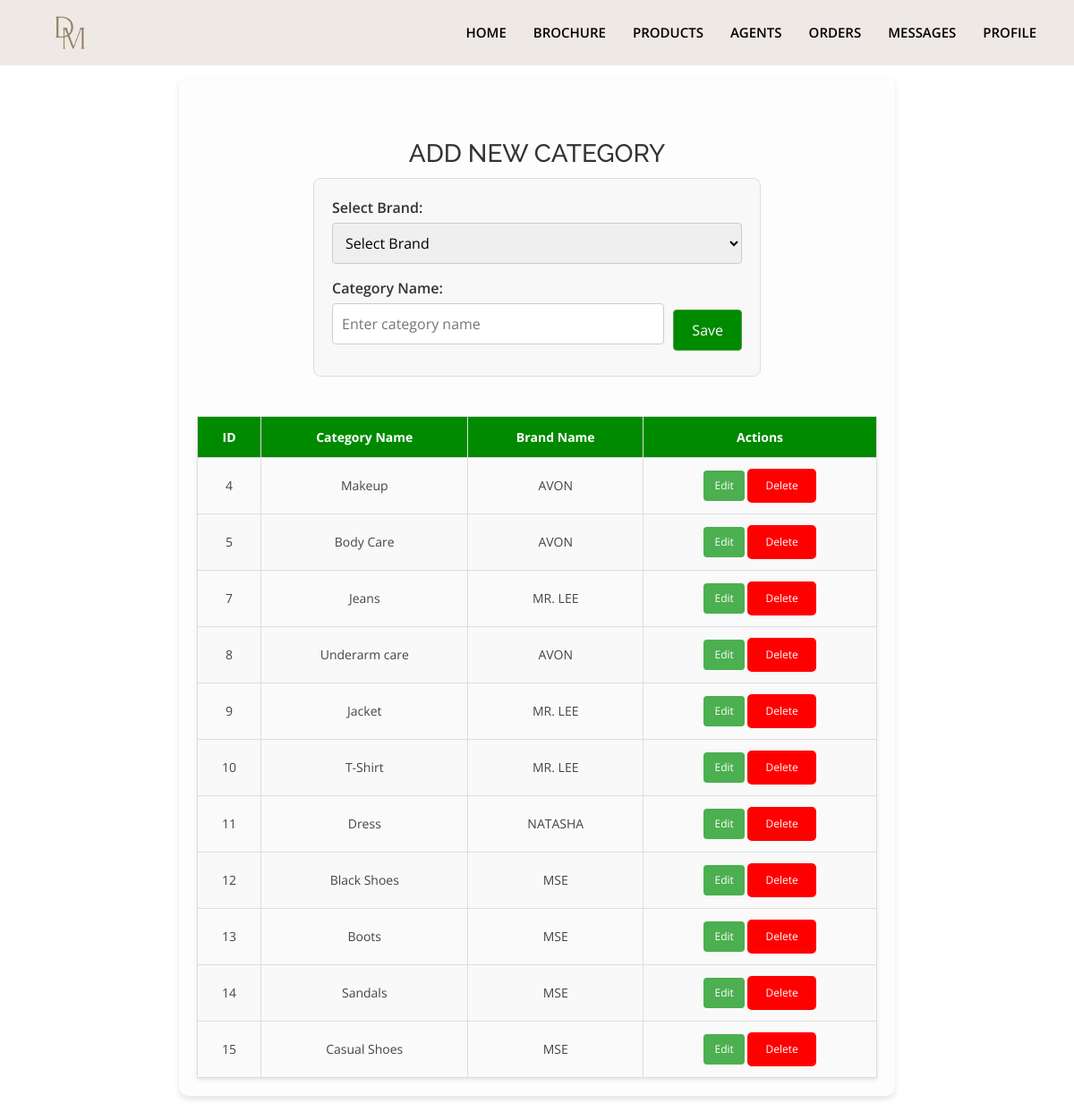
Screenshot of /add_category.php with the database file from the repository.
### tables this page shows
CREATE TABLE `categories` (
  `category_id` int(11) NOT NULL,
  `brand_id` int(11) NOT NULL,
  `category_name` varchar(100) NOT NULL
);

CREATE TABLE `brands` (
  `brand_id` int(11) NOT NULL,
  `brand_name` varchar(100) NOT NULL
);

### add_category.php (the view, shortened to what this page needs)
<?php
include('database/db_connect.php');
function fetchCategories($pdo) {
    $categories = array();
    $sql = "SELECT c.category_id, c.category_name, b.brand_name
            FROM categories c
            JOIN brands b ON c.brand_id = b.brand_id";
    try {
        $stmt = $pdo->query($sql);
        while ($row = $stmt->fetch(PDO::FETCH_ASSOC)) {
            $categories[] = $row;
        }
    } catch (PDOException $e) {
        die("Database query failed: " . $e->getMessage());
    }
    return $categories;
}
$categories = fetchCategories($pdo);
?>
<!DOCTYPE html>
<html lang="en">
<head>
  <link href="assets/vendor/aos/aos.css" rel="stylesheet">
  <link href="assets/vendor/bootstrap/css/bootstrap.min.css" rel="stylesheet">
  <link href="assets/vendor/bootstrap-icons/bootstrap-icons.css" rel="stylesheet">
  <link href="assets/vendor/boxicons/css/boxicons.min.css" rel="stylesheet">
  <link href="assets/vendor/glightbox/css/glightbox.min.css" rel="stylesheet">
  <link href="assets/vendor/remixicon/remixicon.css" rel="stylesheet">
  <link href="assets/vendor/swiper/swiper-bundle.min.css" rel="stylesheet">
  <link href="assets/css/admin.css" rel="stylesheet">
</head>
<body>
  <?php
    include 'admin_header.php';
  ?>
<main id="main">
    <section>
        <div class="admin-container">
            <h2 style="text-align: center; margin-top: 50px; margin-bottom: 10px;">ADD NEW CATEGORY</h2>
            <form id="category-form" method="post" action="add_category.php">
                <label for="brand-id">Select Brand:</label>
                <select id="brand-id" name="brand_id" required>
                    <option value="">Select Brand</option>
                </select>
                <label for="category-name">Category Name:</label>
                <div class="input-wrapper">
                    <input type="text" id="category-name" name="category_name" placeholder="Enter category name" required>
                    <button type="submit" name="addCategory" style="float: right; background-color: #008a00; color: #fff; border-radius: 4px; border: 1px solid #45a049;" onclick="return confirm('Are you sure you want to add this category?') && confirmSuccessMessage();">Save</button>
                </div>
            </form>
            <br>
            <table id="category-table">
                <thead>
                    <tr>
                        <th>ID</th>
                        <th>Category Name</th>
                        <th>Brand Name</th>
                        <th>Actions</th>
                    </tr>
                </thead>
                <tbody>
                    <?php foreach ($categories as $category): ?>
                        <tr>
                            <td><?= $category['category_id']; ?></td>
                            <td><?= $category['category_name']; ?></td>
                            <td><?= $category['brand_name']; ?></td>
                            <td>
                                <button class="edit-btn">Edit</button>
                                <form action="add_category.php" method="post" style="display: inline;">
                                    <button type="submit" class="delete-btn" style="background-color: red; color: white;" onclick="return confirm('Are you sure you want to delete this category?') && confirmDeleteMessage();">Delete</button>
                                </form>
                            </td>
                        </tr>
                    <?php endforeach; ?>
                </tbody>
            </table>
        </div>
    </section>
  </main>
</body>
</html>

### assets/css/admin.css (style rules this page uses)
body { font-family: "Open Sans", sans-serif; color: #444444; }
h1, h2, h3, h4, h5, h6 { font-family: "Raleway", sans-serif; }
main { padding: 20px; }
button { background-color: #4CAF50; color: #000; padding: 10px 15px; border-radius: 5px; border: 2px solid #008a00; cursor: pointer; }
h2 { color: #2c3e50; margin-top: 30px; margin-bottom: 15px; }
table { width: 100%; border-collapse: collapse; margin-top: 20px; }
table th, table td { padding: 12px; text-align: left; border: 1px solid #ddd; }
table th { background-color: #f2f2f2; color: #333; }
table td { background-color: #fafafa; }
table tr:nth-child(even) td { background-color: #f9f9f9; }

### add_category.php (style rules this page uses)
.admin-container { margin: 65px auto; max-width: 800px; padding: 20px; box-shadow: 0 4px 6px rgba(0, 0, 0, 0.1); background-color: #fdfdfd; border-radius: 10px; }
.admin-container h2 { text-align: center; font-size: 28px; color: #333; margin-bottom: 20px; }
#category-form { max-width: 500px; margin: 0 auto; padding: 20px; border: 1px solid #ddd; border-radius: 8px; background: #f8f8f8; }
label { font-weight: 600; display: block; margin-bottom: 5px; color: #333; }
input[type="text"], select { width: 100%; padding: 10px; margin-bottom: 15px; border: 1px solid #ccc; border-radius: 4px; box-sizing: border-box; transition: border-color 0.3s ease-in-out; }
button[type="submit"] { display: inline-block; background-color: #4CAF50; color: white; border: none; padding: 10px 20px; border-radius: 5px; cursor: pointer; transition: background-color 0.3s ease-in-out; }
.input-wrapper { display: flex; align-items: center; }
.input-wrapper input { flex-grow: 1; }
.input-wrapper button { margin-left: 10px; }
#category-table { border-collapse: collapse; width: 100%; margin-top: 20px; box-shadow: 0 2px 4px rgba(0, 0, 0, 0.1); }
#category-table th, #category-table td { border: 1px solid #ddd; padding: 12px; text-align: center; font-size: 14px; }
#category-table th { background-color: #008a00; color: #fff; }
#category-table tr:nth-child(even) { background-color: #f9f9f9; }
.edit-btn, .delete-btn { border: none; padding: 8px 12px; border-radius: 4px; cursor: pointer; font-size: 12px; transition: background-color 0.3s ease-in-out; }
.edit-btn { background-color: #4CAF50; color: white; }
.delete-btn { background-color: #d9534f; color: white; }

### rows the page displays
categories: category_id "4", category_name "Makeup", brand.brand_name "AVON"
categories: category_id "5", category_name "Body Care", brand.brand_name "AVON"
categories: category_id "7", category_name "Jeans", brand.brand_name "MR. LEE"
categories: category_id "8", category_name "Underarm care", brand.brand_name "AVON"
categories: category_id "9", category_name "Jacket", brand.brand_name "MR. LEE"
categories: category_id "10", category_name "T-Shirt", brand.brand_name "MR. LEE"
categories: category_id "11", category_name "Dress", brand.brand_name "NATASHA"
categories: category_id "12", category_name "Black Shoes", brand.brand_name "MSE"
categories: category_id "13", category_name "Boots", brand.brand_name "MSE"
categories: category_id "14", category_name "Sandals", brand.brand_name "MSE"
categories: category_id "15", category_name "Casual Shoes", brand.brand_name "MSE"
